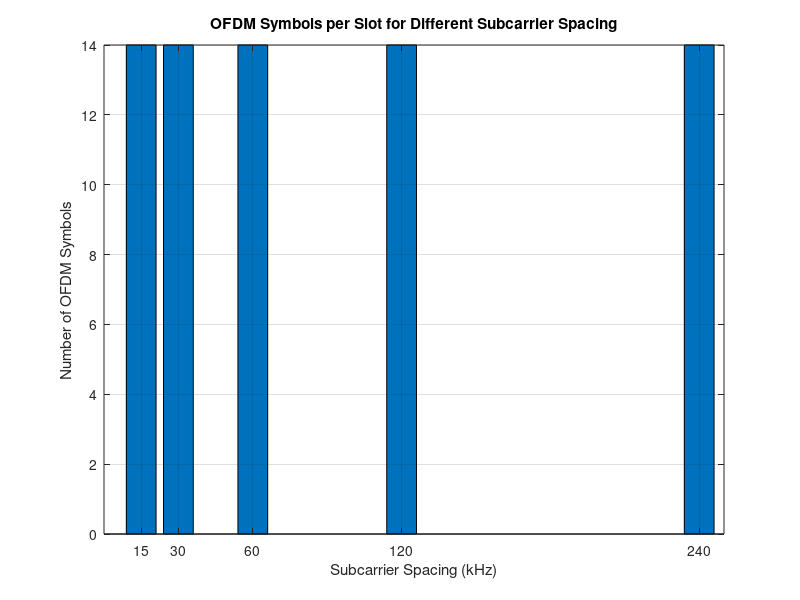

MATLAB code for this plot:
clc;
clear;
close all;
scs = [15 30 60 120 240]; % Subcarrier Spacing (kHz)
symbols = [14 14 14 14 14]; % OFDM Symbols per Slot
figure
bar(scs, symbols)
grid on
xlabel('Subcarrier Spacing (kHz)')
ylabel('Number of OFDM Symbols')
title('OFDM Symbols per Slot for Different Subcarrier Spacing')
